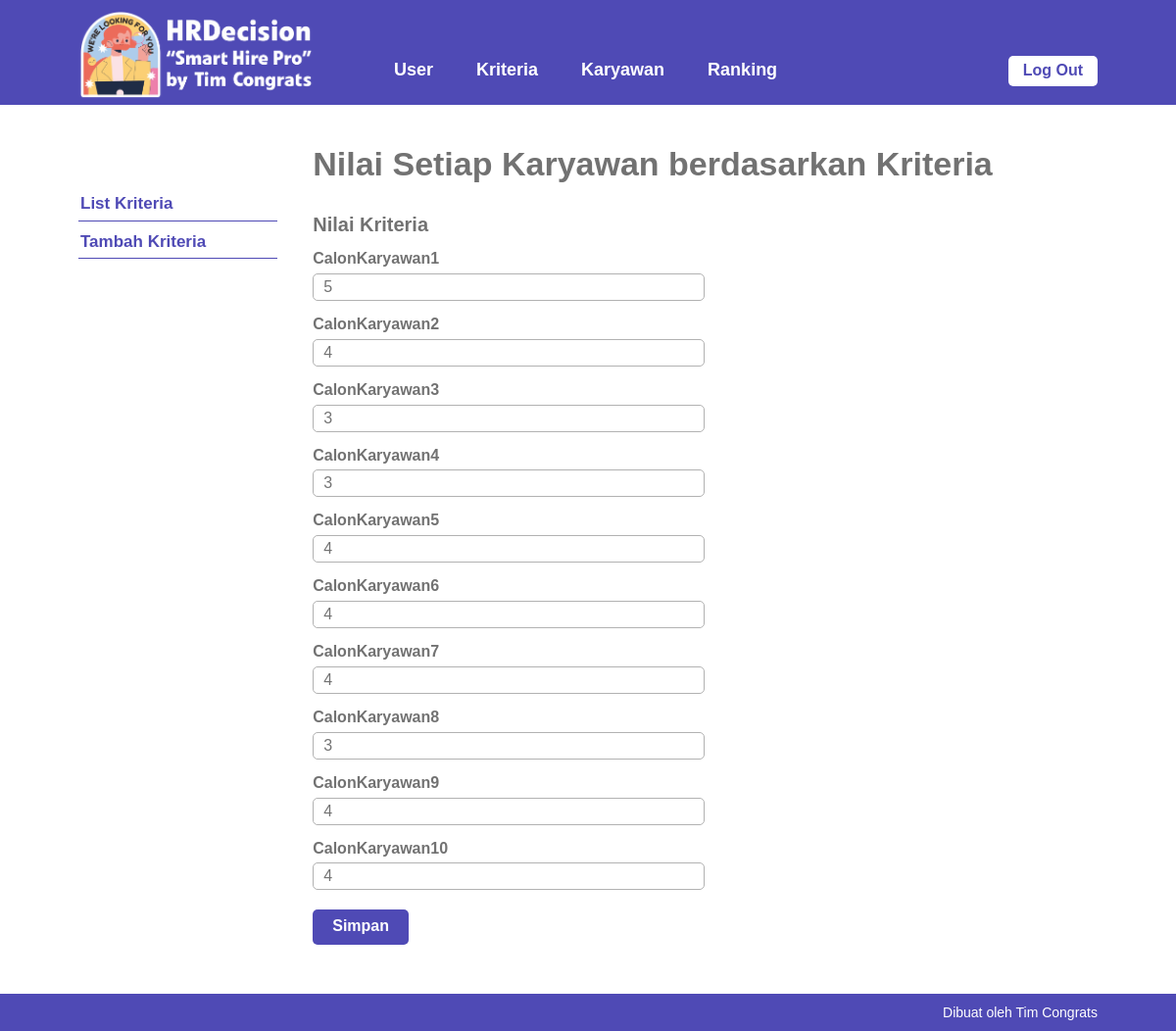
Page /everynilai-kriteria.php?id=101 (signed in) on the committed database.
### tables this page shows
CREATE TABLE `nilai_karyawan` (
  `id_nilai_karyawan` int(11) NOT NULL,
  `id_karyawan` int(10) NOT NULL,
  `id_kriteria` int(10) NOT NULL,
  `nilai` float NOT NULL
);

CREATE TABLE `karyawan` (
  `id_karyawan` int(10) NOT NULL,
  `nama_karyawan` varchar(20) NOT NULL,
  `tanggal_tes` date NOT NULL,
  `tanggal_input` date NOT NULL
);

### everynilai-kriteria.php (the view, shortened to what this page needs)
<?php require_once('includes/init.php'); ?>
<?php
$sukses = false;
$ada_error = false;
$result = '';
$id_kriteria = isset($_GET['id']) ? trim($_GET['id']) : '';
if (!$id_kriteria) {
    $ada_error = 'Maaf, data tidak dapat diproses.';
} else {
    $query = $pdo->prepare('SELECT nk.*, k.nama_karyawan
                            FROM nilai_karyawan nk
                            JOIN karyawan k ON nk.id_karyawan = k.id_karyawan
                            WHERE nk.id_kriteria = :id_kriteria
                            ORDER BY nk.id_nilai_karyawan ASC');
    $query->execute(array('id_kriteria' => $id_kriteria));
    $result = $query->fetchAll(PDO::FETCH_ASSOC);
}
?>
<?php
require_once('template/header.php');
?>
<div class="main-content-row">
    <div class="container clearfix">
        <?php include_once('template/sidebar-kriteria.php'); ?>
        <div class="main-content the-content">
            <h1>Nilai Setiap Karyawan berdasarkan Kriteria</h1>
            <?php if ($sukses) : ?>
                <div class="msg-box">
                    <p>Data berhasil disimpan</p>
                </div>
            <?php elseif ($ada_error) : ?>
                <p><?php echo $ada_error; ?></p>
            <?php else : ?>
                <form action="everynilai-kriteria.php?id=<?php echo $id_kriteria; ?>" method="post">
                    <h3>Nilai Kriteria</h3>
                    <?php foreach ($result as $row) : ?>
                        <div class="field-wrap clearfix">
                            <label><?php echo $row['nama_karyawan']; ?></label>
                            <input type="number" name="kriteria[<?php echo $row['id_karyawan']; ?>]" value="<?php echo ($row['nilai']) ? $row['nilai'] : 0; ?>">
                        </div>
                    <?php endforeach; ?>
                    <div class="field-wrap clearfix">
                        <button type="submit" name="submit" value="submit" class="button">Simpan</button>
                    </div>
                </form>
            <?php endif; ?>
        </div>
    </div>
</div>
<?php
require_once('template/footer.php');
?>

### stylesheets/style.css (style rules this page uses)
html,body,div,span,applet,object,iframe,h1,h2,h3,h4,h5,h6,p,blockquote,pre,a,abbr,acronym,address,big,cite,code,del,dfn,em,img,ins,kbd,q,s,samp,small,strike,strong,sub,sup,tt,var,b,u,i,center,dl,dt,dd,ol,ul,li,fieldset,form,label,legend,table,caption,tbody,tfoot,thead,tr,th,td,article,aside,canvas,details,embed,figure,figcaption,footer,header,hgroup,menu,nav,output,ruby,section,summary,time,mark,audio, video { margin: 0; padding: 0; border: 0; font-size: 100%; vertical-align: baseline }
body { line-height: 1 }
*, *:before, *:after { -moz-box-sizing: border-box; -webkit-box-sizing: border-box; box-sizing: border-box }
.clearfix:before, .clearfix:after { content: " "; display: table }
.clear, .clearfix:after { clear: both }
.container { max-width: 1100px; margin: 0 auto; position: relative; padding: 0 30px }
body { background: #4f4ab5; font-family: "PT Sans", sans-serif; color: #727272; font-size: 14px; line-height: 1.3; font-weight: 500 }
textarea, input[type="text"], input[type="email"], input[type="date"], input[type="tel"], input[type="search"], input[type="number"], select, input[type="password"] { background: #fff; border: 1px solid #b2b2b2; width: 100%; font-family: inherit; font-weight: inherit; font-size: 16px; padding: 4px 10px; vertical-align: top; margin: 0; color: #727272; border-radius: 5px }
h1, h2, h3, h4, h5, h6 { font-weight: 300 }
.the-content { font-size: 16px; line-height: 1.42857 }
.the-content h1, .the-content h2, .the-content h3, .the-content h4, .the-content h5, .the-content h6 { font-weight: 700 }
.the-content h1 { font-size: 34px; margin: 0.8em 0 0.8em; padding: 0; line-height: 1.2 }
.the-content h3 { font-size: 20px; margin: 0.8em 0 0.3em }
.the-content>h1:first-child, .the-content>h3:first-child, .the-content>h2:first-child { margin-top: 0 }
button, a { -webkit-transition: all .2s ease; -moz-transition: all .2s ease; -o-transition: all .2s ease; transition: all 0.2s ease }
.the-content .button, .button { background: #4f4ab5; color: #fff; display: inline-block; font-size: 16px; font-weight: 700; line-height: 1.2; border: 0; font-family: inherit; padding: 7px 20px 9px; cursor: pointer; border-radius: 5px }
.main-content { float: right; width: 77%; padding: 40px 0 }
.field-wrap { max-width: 400px; padding-bottom: 10px }
.field-wrap label { display: block; font-weight: 700; padding: 3px 0 }
.field-wrap .button { margin-top: 10px }

### rows in the picture
nilai_karyawan: id_karyawan.nama_karyawan "CalonKaryawan1", nilai "5"
nilai_karyawan: id_karyawan.nama_karyawan "CalonKaryawan2", nilai "4"
nilai_karyawan: id_karyawan.nama_karyawan "CalonKaryawan3", id_karyawan+nilai "3"
nilai_karyawan: id_karyawan.nama_karyawan "CalonKaryawan4", nilai "3"
nilai_karyawan: id_karyawan.nama_karyawan "CalonKaryawan5", nilai "4"
nilai_karyawan: id_karyawan.nama_karyawan "CalonKaryawan6", nilai "4"
nilai_karyawan: id_karyawan.nama_karyawan "CalonKaryawan7", nilai "4"
nilai_karyawan: id_karyawan.nama_karyawan "CalonKaryawan8", nilai "3"
nilai_karyawan: id_karyawan.nama_karyawan "CalonKaryawan9", nilai "4"
nilai_karyawan: id_karyawan.nama_karyawan "CalonKaryawan10", nilai "4"
